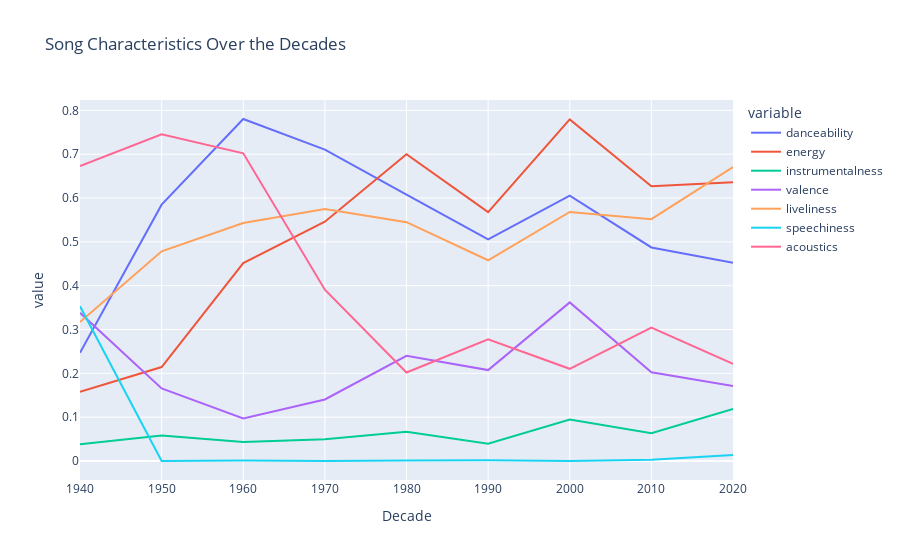

Source (notebook cell):
### Markdown cell above
## Let's see how music changed over the decades

### Code cell
sound_features = ['danceability', 'energy', 'instrumentalness', 'valence', 'liveliness', 'speechiness', 'acoustics']
col_names = ['Decade']
col_names.extend(sound_features)

df_music_features = (df.sample(.2, seed=42)
                       .groupBy(F.round(F.year(df.Release_date), -1))
                       .agg({feature: 'mean' for feature in sound_features})
                       .toDF(*col_names)
                       .orderBy('Decade')
                       .toPandas()
                       .dropna(axis=0)
                    )
fig = px.line(df_music_features, x='Decade', y=sound_features, title='Song Characteristics Over the Decades')
fig.show()

### Figure 1 — Plotly figure (JSON) as saved in the notebook; plotly's stock layout.template omitted (floating-point values rounded to 4 significant figures)
{"data": [{"hovertemplate": "variable=danceability<br>Decade=%{x}<br>value=%{y}<extra></extra>", "legendgroup": "danceability", "line": {"color": "#636efa", "dash": "solid"}, "marker": {"symbol": "circle"}, "mode": "lines", "name": "danceability", "orientation": "v", "showlegend": true, "x": [1940, 1950, 1960, 1970, 1980, 1990, 2000, 2010, 2020], "xaxis": "x", "y": [0.247, 0.5848, 0.7803, 0.7103, 0.6077, 0.5059, 0.6055, 0.4873, 0.4525], "yaxis": "y", "type": "scatter"}, {"hovertemplate": "variable=energy<br>Decade=%{x}<br>value=%{y}<extra></extra>", "legendgroup": "energy", "line": {"color": "#EF553B", "dash": "solid"}, "marker": {"symbol": "circle"}, "mode": "lines", "name": "energy", "orientation": "v", "showlegend": true, "x": [1940, 1950, 1960, 1970, 1980, 1990, 2000, 2010, 2020], "xaxis": "x", "y": [0.158, 0.2144, 0.4516, 0.5461, 0.6999, 0.5677, 0.7794, 0.6267, 0.6359], "yaxis": "y", "type": "scatter"}, {"hovertemplate": "variable=instrumentalness<br>Decade=%{x}<br>value=%{y}<extra></extra>", "legendgroup": "instrumentalness", "line": {"color": "#00cc96", "dash": "solid"}, "marker": {"symbol": "circle"}, "mode": "lines", "name": "instrumentalness", "orientation": "v", "showlegend": true, "x": [1940, 1950, 1960, 1970, 1980, 1990, 2000, 2010, 2020], "xaxis": "x", "y": [0.0381, 0.05838, 0.04325, 0.04966, 0.06673, 0.03953, 0.0948, 0.06335, 0.119], "yaxis": "y", "type": "scatter"}, {"hovertemplate": "variable=valence<br>Decade=%{x}<br>value=%{y}<extra></extra>", "legendgroup": "valence", "line": {"color": "#ab63fa", "dash": "solid"}, "marker": {"symbol": "circle"}, "mode": "lines", "name": "valence", "orientation": "v", "showlegend": true, "x": [1940, 1950, 1960, 1970, 1980, 1990, 2000, 2010, 2020], "xaxis": "x", "y": [0.338, 0.1656, 0.09713, 0.1404, 0.2398, 0.2075, 0.3618, 0.2025, 0.1712], "yaxis": "y", "type": "scatter"}, {"hovertemplate": "variable=liveliness<br>Decade=%{x}<br>value=%{y}<extra></extra>", "legendgroup": "liveliness", "line": {"color": "#FFA15A", "dash": "solid"}, "marker": {"symbol": "circle"}, "mode": "lines", "name": "liveliness", "orientation": "v", "showlegend": true, "x": [1940, 1950, 1960, 1970, 1980, 1990, 2000, 2010, 2020], "xaxis": "x", "y": [0.317, 0.4784, 0.5429, 0.575, 0.5449, 0.458, 0.5683, 0.5517, 0.6708], "yaxis": "y", "type": "scatter"}, {"hovertemplate": "variable=speechiness<br>Decade=%{x}<br>value=%{y}<extra></extra>", "legendgroup": "speechiness", "line": {"color": "#19d3f3", "dash": "solid"}, "marker": {"symbol": "circle"}, "mode": "lines", "name": "speechiness", "orientation": "v", "showlegend": true, "x": [1940, 1950, 1960, 1970, 1980, 1990, 2000, 2010, 2020], "xaxis": "x", "y": [0.353, 0, 0.001236, 0.0001071, 0.0009415, 0.001676, 0.0001631, 0.002858, 0.01356], "yaxis": "y", "type": "scatter"}, {"hovertemplate": "variable=acoustics<br>Decade=%{x}<br>value=%{y}<extra></extra>", "legendgroup": "acoustics", "line": {"color": "#FF6692", "dash": "solid"}, "marker": {"symbol": "circle"}, "mode": "lines", "name": "acoustics", "orientation": "v", "showlegend": true, "x": [1940, 1950, 1960, 1970, 1980, 1990, 2000, 2010, 2020], "xaxis": "x", "y": [0.673, 0.7452, 0.7019, 0.3908, 0.2019, 0.2777, 0.2103, 0.3046, 0.2217], "yaxis": "y", "type": "scatter"}], "layout": {"xaxis": {"anchor": "y", "domain": [0, 1], "title": {"text": "Decade"}}, "yaxis": {"anchor": "x", "domain": [0, 1], "title": {"text": "value"}}, "legend": {"title": {"text": "variable"}, "tracegroupgap": 0}, "title": {"text": "Song Characteristics Over the Decades"}}}
